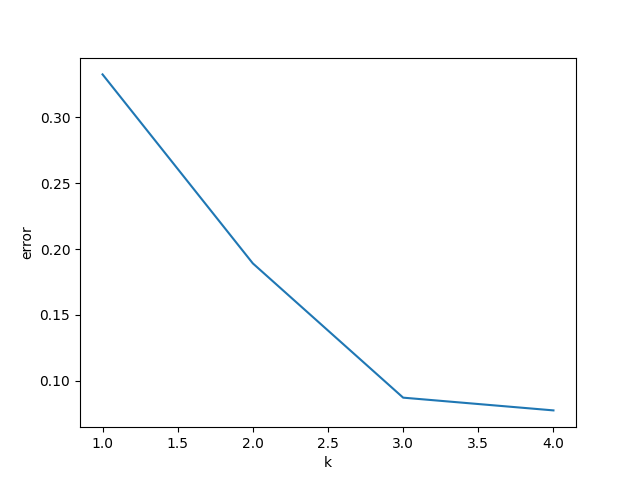

The script that saved this image:
import sys
sys.path.append('src')
from kmeans import KMeans
import matplotlib.pyplot as plt

def sum_of_errors(point1, point2):
    answer = 0
    for i in range(len(point1)):
        answer+= (point2[i]-point1[i])**2
    return answer

def calc_error(k_value, data):
    initial_clusters = {k+1:[i for i in range(k, len(data), k_value)] for k in range(k_value)}
    kmeans = KMeans(initial_clusters, data)
    kmeans.run()
    total_squared_error = 0
    for center in kmeans.centers:
        squared_error = 0
        for row in kmeans.clusters[center]:
            squared_error += sum_of_errors(kmeans.centers[center], data[row])
        total_squared_error += squared_error
    return total_squared_error


data = [[0.14, 0.14, 0.28, 0.44],
        [0.22, 0.1, 0.45, 0.33],
        [0.1, 0.19, 0.25, 0.4],
        [0.02, 0.08, 0.43, 0.45],
        [0.16, 0.08, 0.35, 0.3],
        [0.14, 0.17, 0.31, 0.38],
        [0.05, 0.14, 0.35, 0.5],
        [0.1, 0.21, 0.28, 0.44],
        [0.04, 0.08, 0.35, 0.47],
        [0.11, 0.13, 0.28, 0.45],
        [0.0, 0.07, 0.34, 0.65],
        [0.2, 0.05, 0.4, 0.37],
        [0.12, 0.15, 0.33, 0.45],
        [0.25, 0.1, 0.3, 0.35],
        [0.0, 0.1, 0.4, 0.5],
        [0.15, 0.2, 0.3, 0.37],
        [0.0, 0.13, 0.4, 0.49],
        [0.22, 0.07, 0.4, 0.38],
        [0.2, 0.18, 0.3, 0.4]]

k_values = [k for k in range(1,5)]
error = [calc_error(k, data) for k in k_values]


plt.plot(k_values, error)
plt.xlabel('k')
plt.ylabel('error')
plt.savefig('elbow_method.png')